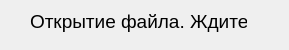
<?xml version="1.0" encoding="UTF-8"?>
<ui version="4.0">
 <class>Dialog</class>
 <widget class="QDialog" name="Dialog">
  <property name="geometry">
   <rect>
    <x>0</x>
    <y>0</y>
    <width>289</width>
    <height>50</height>
   </rect>
  </property>
  <property name="windowTitle">
   <string>Анализатор трафика</string>
  </property>
  <widget class="QLabel" name="label">
   <property name="geometry">
    <rect>
     <x>30</x>
     <y>10</y>
     <width>217</width>
     <height>23</height>
    </rect>
   </property>
   <property name="font">
    <font>
     <pointsize>14</pointsize>
    </font>
   </property>
   <property name="text">
    <string>Открытие файла. Ждите</string>
   </property>
  </widget>
 </widget>
 <resources/>
 <connections/>
</ui>
